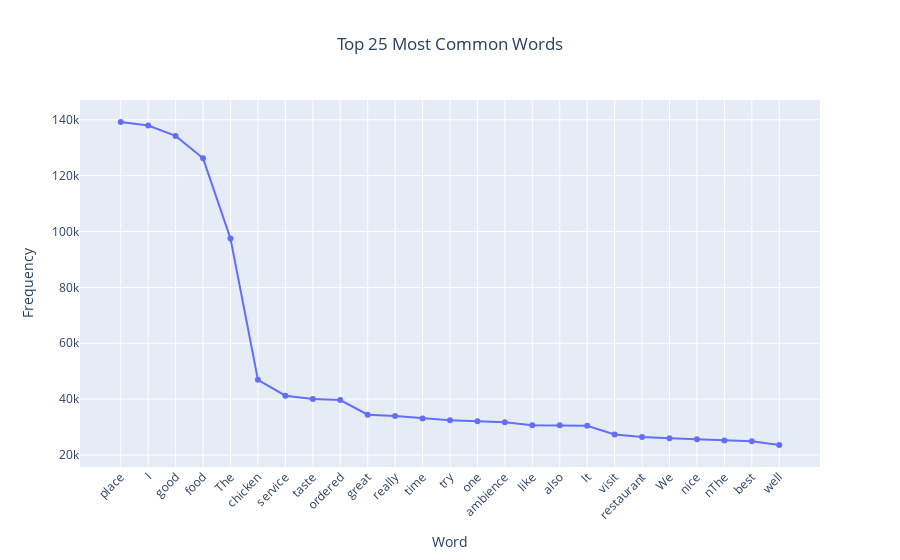

The code cell stored with this chart in its notebook:
### Code cell
fig = px.line(df1, x="word", y="count", markers=True, title="Top 25 Most Common Words")
fig.update_traces(mode="lines+markers")  # Show both lines and markers
fig.update_layout(
    xaxis_title="Word",
    yaxis_title="Frequency",
    xaxis=dict(tickangle=-45),  # Rotate x-axis labels
    title_x=0.5  # Center the title
)
fig.show()

### Figure 1 — Plotly figure (JSON) as saved in the notebook; plotly's stock layout.template omitted (floating-point values rounded to 4 significant figures)
{"data": [{"hovertemplate": "word=%{x}<br>count=%{y}<extra></extra>", "legendgroup": "", "line": {"color": "#636efa", "dash": "solid"}, "marker": {"symbol": "circle"}, "mode": "lines+markers", "name": "", "orientation": "v", "showlegend": false, "type": "scatter", "x": ["place", "I", "good", "food", "The", "chicken", "service", "taste", "ordered", "great", "really", "time", "try", "one", "ambience", "like", "also", "It", "visit", "restaurant", "We", "nice", "nThe", "best", "well"], "xaxis": "x", "y": [139173, 137965, 134232, 126195, 97479, 46887, 41216, 40063, 39651, 34402, 33942, 33052, 32415, 32079, 31703, 30679, 30647, 30487, 27355, 26421, 25949, 25665, 25217, 24886, 23605], "yaxis": "y"}], "layout": {"legend": {"tracegroupgap": 0}, "title": {"text": "Top 25 Most Common Words", "x": 0.5}, "xaxis": {"anchor": "y", "domain": [0, 1], "tickangle": -45, "title": {"text": "Word"}}, "yaxis": {"anchor": "x", "domain": [0, 1], "title": {"text": "Frequency"}}}}
